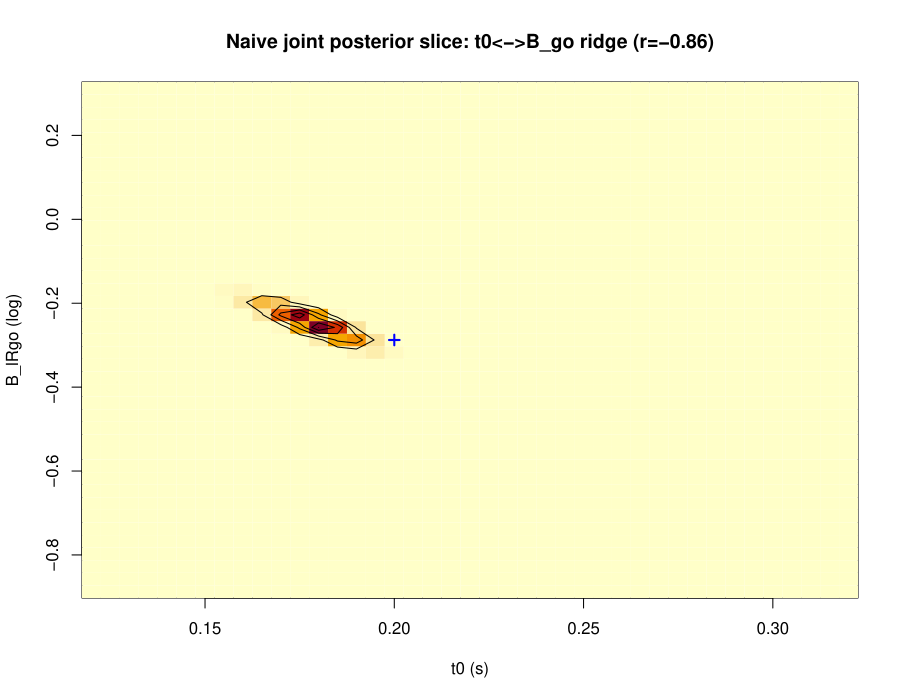

Write R code to recreate this figure.
# ===========================================================================
# Stage 0: does marginalizing the shared subject-level t0 (option 3) remove the
# t0 <-> race-speed trade-off that breaks chain mixing in go/no-go race models?
#
# No sampler surgery. We build the model-agnostic marginalized likelihood
# (WorkingTests/marginal_t0_lib.R) and, on simulated GNG data with a finite
# deadline D, we:
#   (A) validate the t0 quadrature against a fine-grid reference;
#   (B) exhibit the pathology: the naive joint posterior has a sharp
#       t0 <-> B(go) ridge (near-collinear), the classic slow-mixing geometry;
#   (C) compare mixing head-to-head with a controlled adaptive RWMH, giving the
#       explicit-t0 and marginalized samplers the SAME t0 hyperprior p(t0|eta)
#       so the target over the SHARED parameters is identical -- only the nuisance
#       t0 dimension differs. We report ESS on the shared parameters;
#   (D) recover parameters (and a post-hoc t0 from the quadrature weights).
#
# Model is LBA standard-race GNG here; the machinery is model-agnostic (swap
# `model = LBA` for RDM etc.), which we spot-check at the end.
# ===========================================================================

suppressMessages(pkgload::load_all(".", quiet = TRUE))
source("WorkingTests/marginal_t0_lib.R")
set.seed(2026)

OUT <- "WorkingTests"
pdf(file.path(OUT, "stage0_marginal_t0.pdf"), width = 9, height = 7)
on.exit(dev.off(), add = TRUE)

## Effective sample size via Geyer's initial positive sequence estimator.
ess1 <- function(z) {
  z <- z[is.finite(z)]; n <- length(z); z <- z - mean(z)
  v0 <- sum(z * z) / n
  if (v0 == 0) return(n)
  ac <- as.numeric(acf(z, lag.max = min(n - 1L, 2000L), plot = FALSE, demean = FALSE)$acf)
  # pair sums Gamma_k = rho_{2k}+rho_{2k+1}; truncate at first non-positive
  g <- ac[seq(2, length(ac) - 1, by = 2)] + ac[seq(3, length(ac), by = 2)]
  k <- which(g <= 0)[1]; if (is.na(k)) k <- length(g)
  tau <- 1 + 2 * sum(ac[2:(2 * k)])
  n / max(tau, 1)
}

## --------------------------------------------------------------------------
## Build a GNG data set + fast likelihood closure.
## --------------------------------------------------------------------------
build <- function(model = LBA, n_trials = 250L, UC = 0.7, seed = 1, noise = "sv") {
  set.seed(seed)
  mf <- function(d) as.numeric(d$S) == as.numeric(d$lR)
  # LBA's between-trial drift sd is "sv"; RDM's diffusion sd is "s".
  fml <- c(list(B ~ 0 + lR, v ~ 0 + mismatch + S:match, A ~ 1, t0 ~ 1),
           list(stats::as.formula(paste(noise, "~ 1"))))
  consts <- stats::setNames(c(log(1), log(0.4)), c(noise, "A"))
  des <- design(
    factors = list(subjects = 1, S = c("go","nogo","nogo","nogo")), Rlevels = c("go","nogo"),
    matchfun = mf,
    functions = list(match = function(d) ifelse(d$lM == TRUE, 1, 0),
                     mismatch = function(d) ifelse(d$lM == TRUE, 0, 1)),
    model = model, formula = fml, constants = consts)
  p <- sampled_pars(des, doMap = FALSE)
  p[["B_lRgo"]] <- log(.75); p[["B_lRnogo"]] <- log(.6); p[["t0"]] <- log(.2)
  p[["v_mismatch"]] <- .5; p[["v_Sgo:match"]] <- 2.1; p[["v_Snogo:match"]] <- 2.5
  dat <- make_data(p, des, n_trials = n_trials, TC = list(UC = UC))
  emc <- suppressMessages(make_emc(dat, des, type = "single", compress = TRUE, n_chains = 1))
  list(p = p, dat = dat, dadm = emc[[1]]$data[[1]],
       ll_fun = make_ll_fun(emc[[1]]$data[[1]], emc[[1]]$model),
       prop = matrix(p, nrow = 1, dimnames = list(NULL, names(p))))
}

cat("======================================================================\n")
cat("Stage 0: marginalizing subject-level t0 in a GNG race (LBA)\n")
cat("======================================================================\n")
B <- build(model = LBA, n_trials = 600L)
p <- B$p; ll_fun <- B$ll_fun; prop <- B$prop
free_shared <- c("B_lRgo","B_lRnogo","v_Sgo:match","v_Snogo:match","v_mismatch")
eta_mu <- log(0.20); eta_sd <- 0.30                      # t0 hyperprior p(t0|eta)
cat(sprintf("data: %d rows compressed; omission rate %.2f; min rt %.3f\n",
            nrow(B$dadm), mean(!is.finite(B$dat$rt) | is.na(B$dat$rt)),
            min(B$dat$rt[is.finite(B$dat$rt)])))

## (A) validation ------------------------------------------------------------
gl64 <- marginal_ll_t0(prop, ll_fun, eta_mu, eta_sd, n_nodes = 64L)
ref  <- grid_marginal_ll_t0(prop, ll_fun, eta_mu, eta_sd, n_grid = 2000L)
cat(sprintf("\n(A) quadrature check: GL(64)=%.5f  grid=%.5f  |diff|=%.2e\n", gl64, ref, abs(gl64 - ref)))

## (B) ridge geometry --------------------------------------------------------
t0g <- log(seq(0.12, 0.32, length.out = 41))
bg  <- p[["B_lRgo"]] + seq(-0.6, 0.6, length.out = 41)
M <- outer(t0g, bg, Vectorize(function(a, b) { q <- prop; q[,"t0"] <- a; q[,"B_lRgo"] <- b; ll_fun(q) }))
w <- exp(M - max(M)); hd <- which(w > 1e-4, arr.ind = TRUE)
ridge_cor <- cor(t0g[hd[,1]], bg[hd[,2]])
cat(sprintf("(B) naive joint (t0, B_go) high-density ridge correlation = %+.3f\n", ridge_cor))
image(exp(t0g), bg, w, xlab = "t0 (s)", ylab = "B_lRgo (log)",
      main = sprintf("Naive joint posterior slice: t0<->B_go ridge (r=%+.2f)", ridge_cor),
      col = hcl.colors(40, "YlOrRd", rev = TRUE))
contour(exp(t0g), bg, w, add = TRUE, drawlabels = FALSE, nlevels = 6)
points(exp(p[["t0"]]), p[["B_lRgo"]], pch = 3, lwd = 2, col = "blue")

## (C) ISOLATED t0<->B_go ridge: does carrying t0 slow B_go, and does
## integrating it out fix it? Others held at truth so the ONLY difference is
## whether the sampler carries the collinear t0 dimension. A block *isotropic*
## RWMH is used deliberately -- a sampler that does not know the ridge in
## advance, exactly the kind that suffers on it.
lp_prior_shared <- function(x) sum(dnorm(x[free_shared], 0, 3, log = TRUE))

# naive: sample (t0, B_go) jointly; marginal: sample B_go with t0 integrated.
lp_pair <- function(x) {                                 # x = c(t0, B_lRgo)
  q <- prop; q[, "t0"] <- x[1]; q[, "B_lRgo"] <- x[2]
  as.numeric(ll_fun(q)) + dnorm(x[1], eta_mu, eta_sd, log = TRUE) + dnorm(x[2], 0, 3, log = TRUE)
}
lp_bg_marg <- function(x) {                              # x = B_lRgo (t0 integrated)
  q <- prop; q[, "B_lRgo"] <- x
  as.numeric(marginal_ll_t0(q, ll_fun, eta_mu, eta_sd, n_nodes = 32L)) + dnorm(x, 0, 3, log = TRUE)
}

# (C1) deterministic argument: condition number of the naive (t0,B_go) posterior.
# RW-Metropolis mixing time scales with kappa = lambda_max/lambda_min of the
# precision, so a large kappa *is* the slow-mixing pathology, MCMC-noise-free.
mode2 <- c(p[["t0"]], p[["B_lRgo"]])
H <- matrix(0, 2, 2); h <- 1e-3
for (a in 1:2) for (b in 1:2) {
  e_a <- replace(numeric(2), a, h); e_b <- replace(numeric(2), b, h)
  H[a, b] <- (lp_pair(mode2 + e_a + e_b) - lp_pair(mode2 + e_a - e_b) -
              lp_pair(mode2 - e_a + e_b) + lp_pair(mode2 - e_a - e_b)) / (4 * h^2)
}
prec <- -H; ev <- sort(eigen(prec, symmetric = TRUE)$values)
kappa_naive <- ev[2] / ev[1]
# marginal is 1-D in B_go: curvature = -d2/dB^2 of the marginal log-post; kappa=1.
cm <- -(lp_bg_marg(p[["B_lRgo"]] + h) - 2 * lp_bg_marg(p[["B_lRgo"]]) + lp_bg_marg(p[["B_lRgo"]] - h)) / h^2
cat(sprintf("\n(C1) naive (t0,B_go) posterior condition number kappa = %.1f  (marginal B_go: kappa = 1)\n", kappa_naive))

# (C2) confirm with isolated block-isotropic RWMH; compare ESS(B_go).
block_rwmh <- function(lp, init, n_iter = 40000L, burn = 5000L, s0 = 0.08, target = 0.30) {
  d <- length(init); x <- init; l <- lp(x); s <- s0; acc <- 0
  D <- matrix(NA_real_, n_iter, d); t0 <- proc.time()[["elapsed"]]
  for (it in seq_len(n_iter)) {
    xp <- x + rnorm(d, 0, s); lpp <- lp(xp)
    if (is.finite(lpp) && log(runif(1)) < lpp - l) { x <- xp; l <- lpp; acc <- acc + 1 }
    D[it, ] <- x
    if (it <= burn && it %% 200 == 0) { s <- s * exp((acc/200 - target) * 0.7); acc <- 0 }
  }
  list(draws = D[(burn + 1L):n_iter, , drop = FALSE], sec = proc.time()[["elapsed"]] - t0)
}
cat("(C2) running isolated block-isotropic RWMH (naive 2-D vs marginal 1-D)...\n")
Rn <- block_rwmh(lp_pair,    c(p[["t0"]], p[["B_lRgo"]]))
Rm <- block_rwmh(lp_bg_marg, p[["B_lRgo"]])
ess_bg_naive <- ess1(Rn$draws[, 2]); ess_bg_marg <- ess1(Rm$draws[, 1])
cat(sprintf("   ESS(B_go): naive-2D = %.0f   marginal-1D = %.0f   (%.1fx)  | %d draws each\n",
            ess_bg_naive, ess_bg_marg, ess_bg_marg / ess_bg_naive, nrow(Rn$draws)))
cat(sprintf("   ESS/sec  : naive = %.1f    marginal = %.1f    (%.1fx)  | naive %.1fs, marg %.1fs\n",
            ess_bg_naive / Rn$sec, ess_bg_marg / Rm$sec,
            (ess_bg_marg / Rm$sec) / (ess_bg_naive / Rn$sec), Rn$sec, Rm$sec))
cat(sprintf("   ESS(t0) in naive chain (the sticky nuisance dimension): %.0f\n", ess1(Rn$draws[, 1])))

par(mfrow = c(2, 2))
plot(Rn$draws[, 2], type = "l", col = "firebrick", main = sprintf("naive B_go (ESS=%.0f)", ess_bg_naive),
     ylab = "B_lRgo", xlab = "iter"); abline(h = p[["B_lRgo"]], col = "blue", lwd = 2)
plot(Rm$draws[, 1], type = "l", col = "seagreen", main = sprintf("marginal B_go (ESS=%.0f)", ess_bg_marg),
     ylab = "B_lRgo", xlab = "iter"); abline(h = p[["B_lRgo"]], col = "blue", lwd = 2)
plot(exp(Rn$draws[, 1]), Rn$draws[, 2], pch = ".", col = "firebrick",
     main = sprintf("naive ridge (kappa=%.0f)", kappa_naive), xlab = "t0 (s)", ylab = "B_lRgo")
points(exp(p[["t0"]]), p[["B_lRgo"]], pch = 3, lwd = 2, col = "blue")
image(exp(t0g), bg, w, xlab = "t0 (s)", ylab = "B_lRgo", main = "posterior slice",
      col = hcl.colors(40, "YlOrRd", rev = TRUE)); contour(exp(t0g), bg, w, add = TRUE, drawlabels = FALSE)
par(mfrow = c(1, 1))

## (D) recovery via direct optimization of the marginal objective + post-hoc t0
neg_marg <- function(x) {
  v <- setNames(x, free_shared); q <- prop; q[, free_shared] <- v
  -(as.numeric(marginal_ll_t0(q, ll_fun, eta_mu, eta_sd, n_nodes = 32L)) + lp_prior_shared(v))
}
set.seed(11)
opt <- optim(unlist(p[free_shared]) + rnorm(length(free_shared), 0, 0.3), neg_marg,
             method = "Nelder-Mead", control = list(maxit = 1200, reltol = 1e-8))
cat("\n(D) recovery of shared params by maximizing the marginal likelihood:\n")
rec <- data.frame(param = free_shared, true = round(unlist(p[free_shared]), 3),
                  est = round(opt$par, 3))
print(rec, row.names = FALSE)
# post-hoc t0 (writeup's step): quadrature-weighted E[t0|data] at the recovered mode
xm <- prop; xm[, free_shared] <- opt$par
gl <- gl_rule(64L); lo <- eta_mu - 6 * eta_sd; hi <- min(eta_mu + 6 * eta_sd, attr(ll_fun, "log_ms"))
xs <- (hi + lo)/2 + (hi - lo)/2 * gl$x
lw <- log(gl$w) + dnorm(xs, eta_mu, eta_sd, log = TRUE) +
      sapply(xs, function(z) { q <- xm; q[, "t0"] <- z; ll_fun(q) })
wq <- exp(lw - max(lw)); wq <- wq / sum(wq)
cat(sprintf("post-hoc E[t0 | data] = %.3f s  (true %.3f)\n", sum(exp(xs) * wq), exp(p[["t0"]])))

## model-agnostic spot check (RDM) ------------------------------------------
cat("\n(model-agnostic check) same wrapper on an RDM GNG data set:\n")
Br <- build(model = RDM, seed = 7, noise = "s")
glr <- marginal_ll_t0(Br$prop, Br$ll_fun, eta_mu, eta_sd, n_nodes = 64L)
refr <- grid_marginal_ll_t0(Br$prop, Br$ll_fun, eta_mu, eta_sd, n_grid = 2000L)
cat(sprintf("  RDM: GL(64)=%.5f  grid=%.5f  |diff|=%.2e\n", glr, refr, abs(glr - refr)))

cat("\nWrote figure: ", file.path(OUT, "stage0_marginal_t0.pdf"), "\n")
cat("STAGE0 DONE\n")
